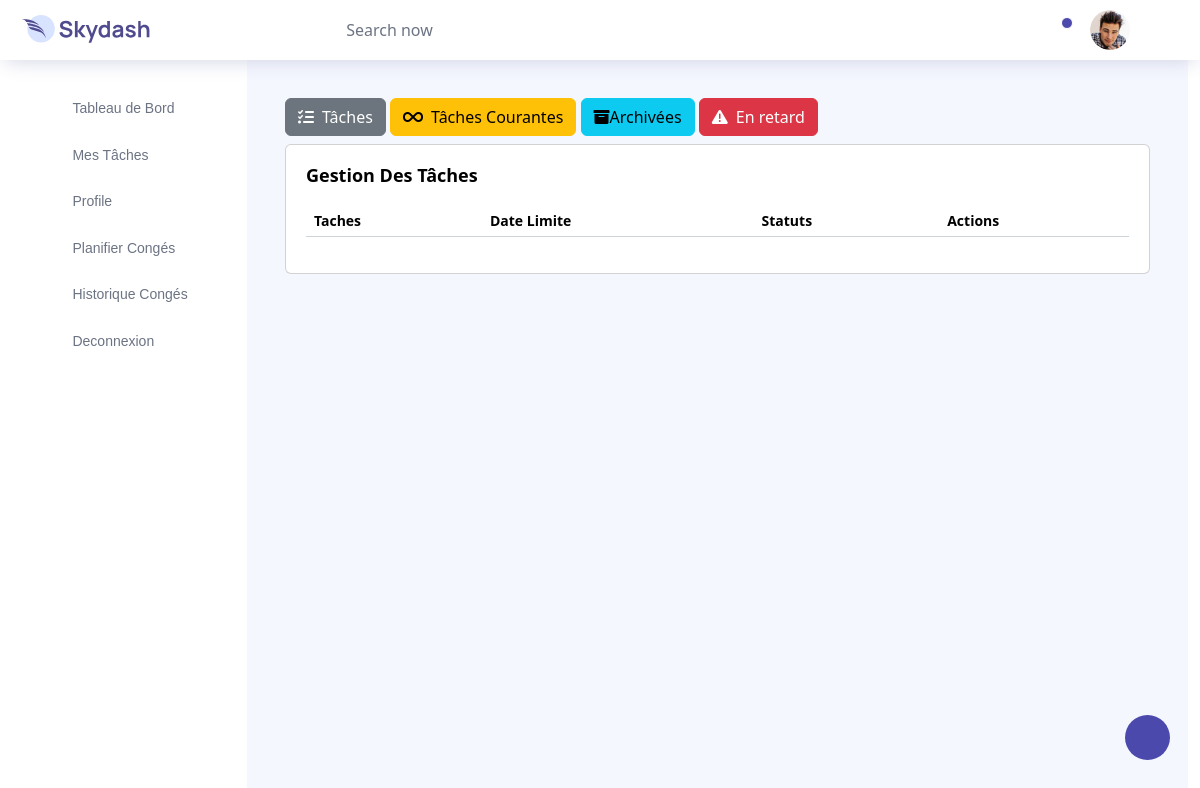
/tasks/myarchive (signed in), run on an earlier commit of the app's database.
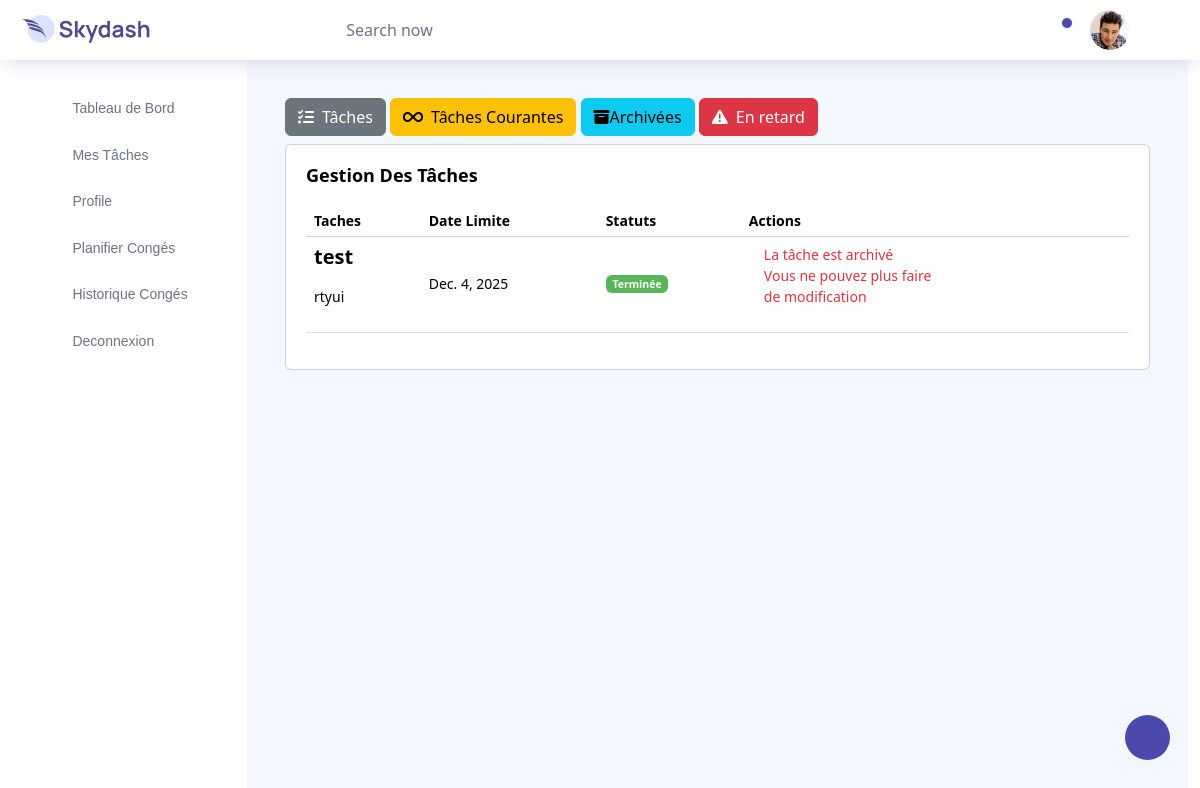
And on a later commit of the database.
### Taches/models.py (models this page shows, shortened)
class Tache(models.Model):
    STATUT_CHOICES = [
        ('en_attente', 'En attente'),
        ('en_cours', 'En cours'),
        ('terminee', 'Terminée'),
    ]
    ARCHIVE_CHOICES = [
        ('oui', 'Oui'),
        ('non', 'Non'),
    ]
    titre = models.CharField(max_length=255)
    description = models.TextField()
    statut = models.CharField(max_length=20, choices=STATUT_CHOICES, default='en_attente')
    user = models.ForeignKey(Utilisateur, on_delete=models.CASCADE, related_name='taches')
    archive = models.CharField(max_length=10, choices=ARCHIVE_CHOICES, default='non')  # Statut d'archivage
    mention_archive = models.TextField(null=True, blank=True)  # Explication de l'archivage
    date_limite = models.DateField(null=True, blank=True)  # Date limite pour terminer la tâche
    date_creation = models.DateTimeField(auto_now_add=True)  # Date de création automatique

### Taches/views.py (the view)
# urls.py: path('myarchive', views.myarchive, name='myarchive'), #pour afficher les taches archivées
def myarchive(request):
    taches = Tache.objects.filter(user=request.user, archive='oui')
    return render(request, 'emp/tache/etat/archive.html', {"taches":taches}) #pour les taches archivées

### templates/emp/tache/etat/archive.html
{% extends 'emp/tache/taches.html'  %}
{% block content %}
<div class="d-flex flex-wrap justify-content-between mb-2">
    <div class="filter-buttons">
      <a href="{%url 'mestaches' %}" class="btn btn-secondary btn-custom">
        <i class="fas fa-tasks me-2"></i>Tâches
      </a>
      <a
        href="{%url 'mycourant' %}"
        class="btn btn-warning btn-custom">
        <i class="fas fa-infinity me-2"></i>Tâches Courantes
      </a>
      <a
        href="{%url 'myarchive' %}"
        class="btn btn-info btn-custom">
        <i class="fas fa-box-archive"></i>Archivées
      </a>
      <a
        href="{%url 'myretard' %}"
        class="btn btn-danger btn-custom">
        <i class="fas fa-exclamation-triangle me-2"></i>En retard
      </a>
    </div>
</div>
<div class="row">
  <div class="col-md-12 grid-margin stretch-card">
    <div class="card">
      <div class="card-body">
        <h4 class="card-title">Gestion des Tâches</h4>
        <div class="table-responsive">
          <table class="table table-hover">
            <thead>
              <tr>
                <th>Taches</th>
                <th>Date Limite</th>
                <th>Statuts</th>
                <th>Actions</th>
              </tr>
            </thead>
            <tbody>
              {% for tache in taches %}
              <tr>
                <td>
                  <h5 class="mb-1 fw-bold"> {{tache.titre}}</h5>
                  <br>
                  <p>{{tache.description}} </p>
                </td>
                <td> {{tache.date_limite}} </td>
                <td>
                  {% if tache.statut == 'terminee' %}
                      <label class="badge badge-success">Terminée</label>
                  {% elif tache.statut == 'en_cours' %}
                      <label class="badge badge-warning">En cours</label>
                   {% else %}
                       <label class="badge badge-danger">En attente</label>
                  {% endif %}
                </td>
                <td class="text-danger">
                  <div class="col-md-2 d-flex text-start">
                    {% if tache.archive == 'oui' %}
                    <p> La tâche est archivé <br> Vous ne pouvez plus faire <br>de modification </p>
                    {% else %}
                    <a href="{% url 'editmytasks' tache.id %}" class="btn btn-sm btn-outline-primary me-1"><i class="bi bi-pencil"></i></a>
                    <a style="display:block" href="{% url 'archivetasks' tache.id %}" class="btn btn-sm btn-outline-secondary me-1"><i class="fas fa-box-archive"></i></a>
                    {% endif %}
                  </div>
                </td>
              </tr>
              {% endfor %}
            </tbody>
          </table>
        </div>
      </div>
    </div>
  </div>
</div>
{% endblock %}

What changed in the data, as far as the page shows it:
now on this page (row edited): Tache: titre "test", description "rtyui", date_limite "Dec. 4, 2025", statut "Terminée", archive "La tâche est archivé"
